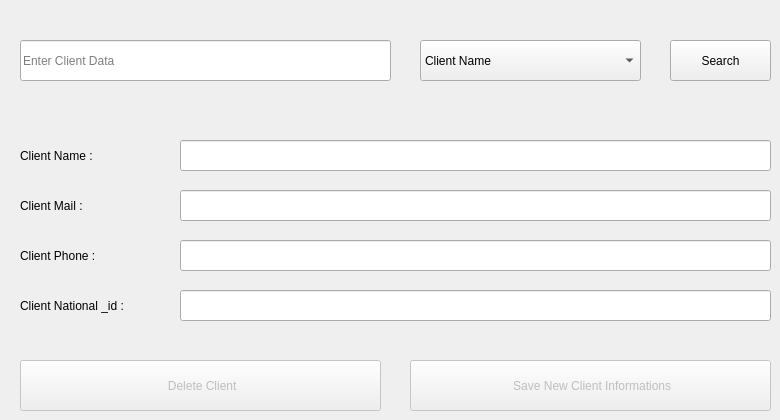
      <widget class="QWidget" name="tab_16">
       <attribute name="title">
        <string>Edit Or Delete Client</string>
       </attribute>
       <widget class="QLineEdit" name="lineEdit_24">
        <property name="geometry">
         <rect>
          <x>180</x>
          <y>190</y>
          <width>591</width>
          <height>31</height>
         </rect>
        </property>
       </widget>
       <widget class="QLabel" name="label_35">
        <property name="geometry">
         <rect>
          <x>20</x>
          <y>290</y>
          <width>131</width>
          <height>31</height>
         </rect>
        </property>
        <property name="text">
         <string>Client National _id :</string>
        </property>
       </widget>
       <widget class="QLabel" name="label_36">
        <property name="geometry">
         <rect>
          <x>20</x>
          <y>140</y>
          <width>131</width>
          <height>31</height>
         </rect>
        </property>
        <property name="text">
         <string>Client Name :</string>
        </property>
       </widget>
       <widget class="QLineEdit" name="lineEdit_25">
        <property name="geometry">
         <rect>
          <x>180</x>
          <y>290</y>
          <width>591</width>
          <height>31</height>
         </rect>
        </property>
       </widget>
       <widget class="QPushButton" name="pushButton_18">
        <property name="enabled">
         <bool>false</bool>
        </property>
        <property name="geometry">
         <rect>
          <x>20</x>
          <y>360</y>
          <width>361</width>
          <height>51</height>
         </rect>
        </property>
        <property name="cursor">
         <cursorShape>PointingHandCursor</cursorShape>
        </property>
        <property name="text">
         <string> Delete Client</string>
        </property>
        <property name="icon">
         <iconset resource="icons.qrc">
          <normaloff>:/icons/delete.png</normaloff>:/icons/delete.png</iconset>
        </property>
        <property name="iconSize">
         <size>
          <width>20</width>
          <height>20</height>
         </size>
        </property>
       </widget>
       <widget class="QLabel" name="label_37">
        <property name="geometry">
         <rect>
          <x>20</x>
          <y>240</y>
          <width>131</width>
          <height>31</height>
         </rect>
        </property>
        <property name="text">
         <string>Client Phone :</string>
        </property>
       </widget>
       <widget class="QLineEdit" name="lineEdit_26">
        <property name="geometry">
         <rect>
          <x>180</x>
          <y>240</y>
          <width>591</width>
          <height>31</height>
         </rect>
        </property>
       </widget>
       <widget class="QLineEdit" name="lineEdit_27">
        <property name="geometry">
         <rect>
          <x>180</x>
          <y>140</y>
          <width>591</width>
          <height>31</height>
         </rect>
        </property>
       </widget>
       <widget class="QLabel" name="label_38">
        <property name="geometry">
         <rect>
          <x>20</x>
          <y>190</y>
          <width>131</width>
          <height>31</height>
         </rect>
        </property>
        <property name="text">
         <string>Client Mail :</string>
        </property>
       </widget>
       <widget class="QPushButton" name="pushButton_19">
        <property name="geometry">
         <rect>
          <x>670</x>
          <y>40</y>
          <width>101</width>
          <height>41</height>
         </rect>
        </property>
        <property name="cursor">
         <cursorShape>PointingHandCursor</cursorShape>
        </property>
        <property name="text">
         <string>Search</string>
        </property>
        <property name="icon">
         <iconset resource="icons.qrc">
          <normaloff>:/icons/search.png</normaloff>:/icons/search.png</iconset>
        </property>
        <property name="iconSize">
         <size>
          <width>20</width>
          <height>20</height>
         </size>
        </property>
       </widget>
       <widget class="QComboBox" name="comboBox_14">
        <property name="geometry">
         <rect>
          <x>420</x>
          <y>40</y>
          <width>221</width>
          <height>41</height>
         </rect>
        </property>
        <item>
         <property name="text">
          <string>Client Name</string>
         </property>
        </item>
        <item>
         <property name="text">
          <string>Client Mail</string>
         </property>
        </item>
        <item>
         <property name="text">
          <string>Client Phone</string>
         </property>
        </item>
        <item>
         <property name="text">
          <string>Client National_id</string>
         </property>
        </item>
       </widget>
       <widget class="QLineEdit" name="lineEdit_28">
        <property name="geometry">
         <rect>
          <x>20</x>
          <y>40</y>
          <width>371</width>
          <height>41</height>
         </rect>
        </property>
        <property name="placeholderText">
         <string>Enter Client Data</string>
        </property>
       </widget>
       <widget class="QPushButton" name="pushButton_20">
        <property name="enabled">
         <bool>false</bool>
        </property>
        <property name="geometry">
         <rect>
          <x>410</x>
          <y>360</y>
          <width>361</width>
          <height>51</height>
         </rect>
        </property>
        <property name="cursor">
         <cursorShape>PointingHandCursor</cursorShape>
        </property>
        <property name="text">
         <string> Save New Client Informations</string>
        </property>
        <property name="icon">
         <iconset resource="icons.qrc">
          <normaloff>:/icons/edit.png</normaloff>:/icons/edit.png</iconset>
        </property>
        <property name="iconSize">
         <size>
          <width>20</width>
          <height>20</height>
         </size>
        </property>
       </widget>
      </widget>
